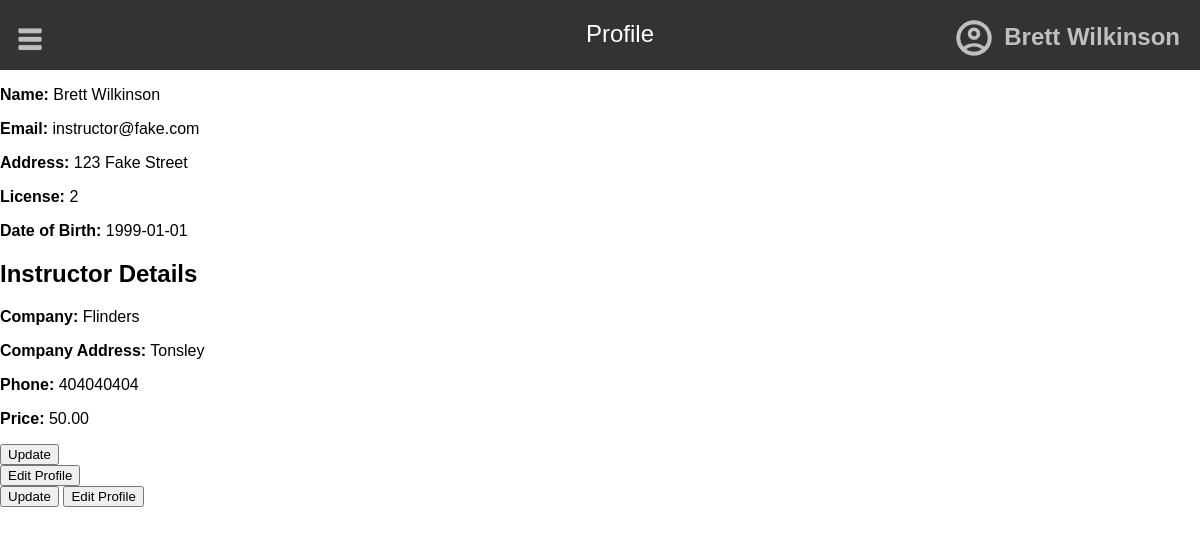
Page /profile/profile.php (signed in) on the committed database.
### tables this page shows
CREATE TABLE users(
    id int NOT NULL AUTO_INCREMENT PRIMARY KEY,
    username varchar(100) NOT NULL,
    email varchar(100) NOT NULL UNIQUE,
    password char(255) NOT NULL,
    address varchar(100) NOT NULL,
    license varchar(100) NOT NULL UNIQUE,
    dob DATE NOT NULL,
    user_type ENUM('learner', 'instructor', 'government', 'qsd') NOT NULL
) AUTO_INCREMENT = 1;

CREATE TABLE instructors (
    user_id int NOT NULL PRIMARY KEY,
    username varchar(100) NOT NULL,
    company varchar(100) NOT NULL,
    company_address varchar(100) NOT NULL,
    phone int NOT NULL,
    price DECIMAL(10, 2) NOT NULL,
    FOREIGN KEY (user_id) REFERENCES users(id)
);

### profile/profile.php (the view, shortened to what this page needs)
<?php
require_once "../inc/dbconn.inc.php";
$user_id = $_SESSION['userid'];
$name = $_SESSION['username'];
$user_type = $_SESSION['user_type'];
$result = mysqli_query($conn, "SELECT email, address, license, dob FROM users WHERE id = $user_id");
$row = mysqli_fetch_assoc($result);
$email = $row['email'];
$address = $row['address'];
$license = $row['license'];
$dob = $row['dob'];
if ($user_type == 'instructor') {
    $result = mysqli_query($conn, "SELECT company, company_address, phone, price FROM instructors WHERE user_id = $user_id");
    $row = mysqli_fetch_assoc($result);
    $company = $row['company'];
    $company_address = $row['company_address'];
    $phone = $row['phone'];
    $price = $row['price'];
} else if ($user_type == 'qsd') {
    $result = mysqli_query($conn, "SELECT learner_id FROM qsd_learners WHERE qsd_id = $user_id");
}
?>
<!DOCTYPE html>
<html lang="en">
<head>
    <link rel="stylesheet" href="../styles/styles.css">
</head>
<body>
    <?php include_once "../inc/sidebar.inc.php"; ?>
    <div id = "content">
        <form id="editForm" action="update-profile.php" method="post">
            <p><strong>Name:</strong> <?php echo htmlspecialchars($name); ?></p>
            <p class="detail"><strong>Email:</strong> <?php echo htmlspecialchars($email); ?></p>
            <p class="detail"><strong>Address:</strong> <?php echo htmlspecialchars($address); ?></p>
            <p><strong>License:</strong> <?php echo htmlspecialchars($license); ?></p>
            <p><strong>Date of Birth:</strong> <?php echo htmlspecialchars($dob); ?></p>
            <?php if ($user_type == 'instructor'): ?>
            <h2>Instructor Details</h2>
            <p class="detail"><strong>Company:</strong> <?php echo htmlspecialchars($company); ?></p>
            <p class="detail"><strong>Company Address:</strong> <?php echo htmlspecialchars($company_address); ?></p>
            <p class="detail"><strong>Phone:</strong> <?php echo htmlspecialchars($phone); ?></p>
            <p class="detail"><strong>Price:</strong> <?php echo htmlspecialchars($price); ?></p>
            <input type="submit" value="Update">
            </form>
            <button id="editButton">Edit Profile</button>
            <?php endif; ?>
        </div>
        <input type="submit" value="Update">
        <button id="editButton">Edit Profile</button>
</body>
</html>

### inc/sidebar.inc.php (shortened to what this page needs)
<head>
    <link rel="stylesheet" href="../styles/styles.css">
</head>
<div id="banner">
    <img id="menuIcon" src="../images/menu.png" alt="Menu Icon" style="width:40px;height:40px;">
    <?php echo "<div id =\"title\">Welcome to TLDR</div> <a href=\"../profile/profile.php\"><div id = \"banner-username\">".htmlspecialchars($_SESSION['username'])."</div>"; ?>
    <img id="profileIcon" src="../images/profile.png" alt="Profile Icon" style="width:40px;height:40px;"></a>
</div>

### styles/styles.css (style rules this page uses)
body { font-family: Arial, sans-serif; margin: 0; padding: 0; }
#banner { background-color: #333; color: #fff; height: 30px; padding: 20px 0; text-align: center; font-size: 24px; }
#menuIcon { float:left; position:relative; left:10px; }
#profileIcon { float:right; position:relative; right:30px; fill: white; bottom:30px; }
#banner-username { color:#bfbfbf; font-weight:bold; position:relative; float:right; right:20px; bottom:25px; }
#content { transition: margin-left 0.5s ease; }

### rows in the picture
users: email "instructor@fake.com", address "123 Fake Street", license "2", dob "1999-01-01"
instructors: company "Flinders", company_address "Tonsley", phone "404040404", price "50.00"

### other values in the picture
$_SESSION['username'] "Brett Wilkinson"
$name "Brett Wilkinson"
